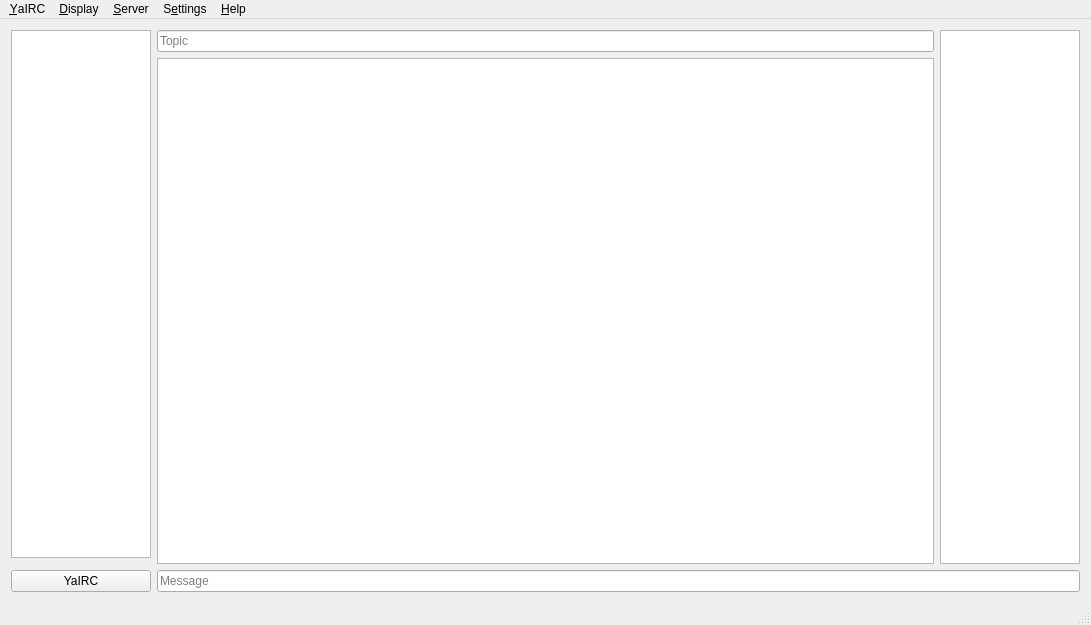
<?xml version="1.0" encoding="UTF-8"?>
<ui version="4.0">
 <class>MainWindow</class>
 <widget class="QMainWindow" name="MainWindow">
  <property name="geometry">
   <rect>
    <x>0</x>
    <y>0</y>
    <width>1091</width>
    <height>625</height>
   </rect>
  </property>
  <property name="sizePolicy">
   <sizepolicy hsizetype="Expanding" vsizetype="Expanding">
    <horstretch>0</horstretch>
    <verstretch>0</verstretch>
   </sizepolicy>
  </property>
  <property name="windowTitle">
   <string>YaIRC</string>
  </property>
  <property name="windowIcon">
   <iconset resource="resources.qrc">
    <normaloff>:/icons/icons/yairc.png</normaloff>:/icons/icons/yairc.png</iconset>
  </property>
  <widget class="QWidget" name="centralWidget">
   <property name="sizePolicy">
    <sizepolicy hsizetype="Expanding" vsizetype="Expanding">
     <horstretch>0</horstretch>
     <verstretch>0</verstretch>
    </sizepolicy>
   </property>
   <layout class="QGridLayout" name="gridLayout">
    <property name="sizeConstraint">
     <enum>QLayout::SetDefaultConstraint</enum>
    </property>
    <item row="0" column="1" rowspan="2">
     <layout class="QGridLayout" name="gridLayout_2">
      <item row="1" column="0">
       <widget class="QTextEdit" name="textEdit">
        <property name="focusPolicy">
         <enum>Qt::NoFocus</enum>
        </property>
        <property name="readOnly">
         <bool>true</bool>
        </property>
        <property name="textInteractionFlags">
         <set>Qt::LinksAccessibleByMouse|Qt::TextSelectableByMouse</set>
        </property>
        <property name="placeholderText">
         <string/>
        </property>
       </widget>
      </item>
      <item row="0" column="0">
       <widget class="QLineEdit" name="topic">
        <property name="focusPolicy">
         <enum>Qt::NoFocus</enum>
        </property>
        <property name="readOnly">
         <bool>true</bool>
        </property>
        <property name="placeholderText">
         <string>Topic</string>
        </property>
       </widget>
      </item>
      <item row="0" column="1" rowspan="2">
       <widget class="QListView" name="userList">
        <property name="minimumSize">
         <size>
          <width>140</width>
          <height>100</height>
         </size>
        </property>
        <property name="maximumSize">
         <size>
          <width>140</width>
          <height>16777215</height>
         </size>
        </property>
        <property name="focusPolicy">
         <enum>Qt::NoFocus</enum>
        </property>
        <property name="editTriggers">
         <set>QAbstractItemView::NoEditTriggers</set>
        </property>
       </widget>
      </item>
     </layout>
    </item>
    <item row="0" column="0">
     <widget class="QListView" name="chansList">
      <property name="sizePolicy">
       <sizepolicy hsizetype="Preferred" vsizetype="Expanding">
        <horstretch>1</horstretch>
        <verstretch>0</verstretch>
       </sizepolicy>
      </property>
      <property name="minimumSize">
       <size>
        <width>140</width>
        <height>100</height>
       </size>
      </property>
      <property name="maximumSize">
       <size>
        <width>140</width>
        <height>16777215</height>
       </size>
      </property>
      <property name="focusPolicy">
       <enum>Qt::NoFocus</enum>
      </property>
      <property name="editTriggers">
       <set>QAbstractItemView::NoEditTriggers</set>
      </property>
      <property name="resizeMode">
       <enum>QListView::Fixed</enum>
      </property>
      <property name="layoutMode">
       <enum>QListView::SinglePass</enum>
      </property>
     </widget>
    </item>
    <item row="3" column="0" colspan="2">
     <layout class="QHBoxLayout" name="horizontalLayout">
      <item>
       <widget class="QPushButton" name="nick">
        <property name="sizePolicy">
         <sizepolicy hsizetype="Minimum" vsizetype="Fixed">
          <horstretch>0</horstretch>
          <verstretch>0</verstretch>
         </sizepolicy>
        </property>
        <property name="minimumSize">
         <size>
          <width>140</width>
          <height>0</height>
         </size>
        </property>
        <property name="focusPolicy">
         <enum>Qt::NoFocus</enum>
        </property>
        <property name="text">
         <string>YaIRC</string>
        </property>
       </widget>
      </item>
      <item>
       <widget class="QLineEdit" name="lineEdit">
        <property name="maxLength">
         <number>400</number>
        </property>
        <property name="placeholderText">
         <string>Message</string>
        </property>
       </widget>
      </item>
     </layout>
    </item>
   </layout>
  </widget>
  <widget class="QStatusBar" name="statusBar"/>
  <widget class="QMenuBar" name="menuBar">
   <property name="geometry">
    <rect>
     <x>0</x>
     <y>0</y>
     <width>1091</width>
     <height>26</height>
    </rect>
   </property>
   <widget class="QMenu" name="menuYaIRC">
    <property name="toolTip">
     <string notr="true"/>
    </property>
    <property name="accessibleName">
     <string notr="true"/>
    </property>
    <property name="accessibleDescription">
     <string notr="true"/>
    </property>
    <property name="title">
     <string notr="true">&amp;YaIRC</string>
    </property>
    <addaction name="actionServeurs"/>
    <addaction name="separator"/>
    <addaction name="actionFermer_l_onglet"/>
    <addaction name="separator"/>
    <addaction name="actionQuitter_YaIRC"/>
   </widget>
   <widget class="QMenu" name="menuAffichage">
    <property name="title">
     <string>&amp;Display</string>
    </property>
    <addaction name="actionSujet_du_channel"/>
    <addaction name="actionListe_des_utilisateurs"/>
    <addaction name="separator"/>
    <addaction name="actionPlein_cran"/>
   </widget>
   <widget class="QMenu" name="menuServeur">
    <property name="title">
     <string>&amp;Server</string>
    </property>
    <addaction name="actionConnecter"/>
    <addaction name="actionD_connecter"/>
    <addaction name="actionRe_joindre_un_channel"/>
    <addaction name="separator"/>
    <addaction name="action_Liste_des_channels"/>
   </widget>
   <widget class="QMenu" name="menuParam_tres">
    <property name="title">
     <string>S&amp;ettings</string>
    </property>
    <addaction name="action_Pr_f_rences"/>
   </widget>
   <widget class="QMenu" name="menuAide">
    <property name="title">
     <string>&amp;Help</string>
    </property>
    <addaction name="action_A_propos"/>
   </widget>
   <addaction name="menuYaIRC"/>
   <addaction name="menuAffichage"/>
   <addaction name="menuServeur"/>
   <addaction name="menuParam_tres"/>
   <addaction name="menuAide"/>
  </widget>
  <action name="actionServeurs">
   <property name="icon">
    <iconset resource="resources.qrc">
     <normaloff>:/icons/icons/server.png</normaloff>:/icons/icons/server.png</iconset>
   </property>
   <property name="text">
    <string>&amp;Servers</string>
   </property>
  </action>
  <action name="actionFermer_l_onglet">
   <property name="enabled">
    <bool>false</bool>
   </property>
   <property name="icon">
    <iconset resource="resources.qrc">
     <normaloff>:/icons/icons/close.png</normaloff>:/icons/icons/close.png</iconset>
   </property>
   <property name="text">
    <string>Close current &amp;tab</string>
   </property>
   <property name="shortcut">
    <string>Ctrl+W</string>
   </property>
  </action>
  <action name="actionQuitter_YaIRC">
   <property name="icon">
    <iconset theme="exit" resource="resources.qrc">
     <normaloff>:/icons/icons/quit.png</normaloff>:/icons/icons/quit.png</iconset>
   </property>
   <property name="text">
    <string>&amp;Close YaIRC</string>
   </property>
  </action>
  <action name="actionMenus">
   <property name="checkable">
    <bool>true</bool>
   </property>
   <property name="checked">
    <bool>true</bool>
   </property>
   <property name="text">
    <string>Barre de &amp;menu</string>
   </property>
  </action>
  <action name="actionSujet_du_channel">
   <property name="checkable">
    <bool>true</bool>
   </property>
   <property name="checked">
    <bool>true</bool>
   </property>
   <property name="text">
    <string>&amp;Topic</string>
   </property>
  </action>
  <action name="actionListe_des_utilisateurs">
   <property name="checkable">
    <bool>true</bool>
   </property>
   <property name="checked">
    <bool>true</bool>
   </property>
   <property name="text">
    <string>&amp;Users list</string>
   </property>
  </action>
  <action name="actionPlein_cran">
   <property name="checkable">
    <bool>true</bool>
   </property>
   <property name="icon">
    <iconset resource="resources.qrc">
     <normaloff>:/icons/icons/fullscreen.png</normaloff>:/icons/icons/fullscreen.png</iconset>
   </property>
   <property name="text">
    <string>&amp;Fullscreen</string>
   </property>
   <property name="shortcut">
    <string>F11</string>
   </property>
  </action>
  <action name="actionD_connecter">
   <property name="enabled">
    <bool>false</bool>
   </property>
   <property name="icon">
    <iconset resource="resources.qrc">
     <normaloff>:/icons/icons/disconnect.png</normaloff>:/icons/icons/disconnect.png</iconset>
   </property>
   <property name="text">
    <string>&amp;Disconnect</string>
   </property>
  </action>
  <action name="actionConnecter">
   <property name="icon">
    <iconset resource="resources.qrc">
     <normaloff>:/icons/icons/reconnect.png</normaloff>:/icons/icons/reconnect.png</iconset>
   </property>
   <property name="text">
    <string>&amp;Connect</string>
   </property>
  </action>
  <action name="actionRe_joindre_un_channel">
   <property name="enabled">
    <bool>false</bool>
   </property>
   <property name="icon">
    <iconset resource="resources.qrc">
     <normaloff>:/icons/icons/join_chan.png</normaloff>:/icons/icons/join_chan.png</iconset>
   </property>
   <property name="text">
    <string>&amp;Join a channel</string>
   </property>
  </action>
  <action name="action_Liste_des_channels">
   <property name="enabled">
    <bool>false</bool>
   </property>
   <property name="icon">
    <iconset resource="resources.qrc">
     <normaloff>:/icons/icons/list_chans.png</normaloff>:/icons/icons/list_chans.png</iconset>
   </property>
   <property name="text">
    <string>Channels &amp;list</string>
   </property>
  </action>
  <action name="action_A_propos">
   <property name="icon">
    <iconset resource="resources.qrc">
     <normaloff>:/icons/icons/about.png</normaloff>:/icons/icons/about.png</iconset>
   </property>
   <property name="text">
    <string>&amp;About...</string>
   </property>
  </action>
  <action name="action_Pr_f_rences">
   <property name="icon">
    <iconset resource="resources.qrc">
     <normaloff>:/icons/icons/settings.png</normaloff>:/icons/icons/settings.png</iconset>
   </property>
   <property name="text">
    <string>&amp;Settings</string>
   </property>
  </action>
 </widget>
 <layoutdefault spacing="6" margin="11"/>
 <resources>
  <include location="resources.qrc"/>
 </resources>
 <connections>
  <connection>
   <sender>actionQuitter_YaIRC</sender>
   <signal>triggered()</signal>
   <receiver>MainWindow</receiver>
   <slot>close()</slot>
   <hints>
    <hint type="sourcelabel">
     <x>-1</x>
     <y>-1</y>
    </hint>
    <hint type="destinationlabel">
     <x>545</x>
     <y>314</y>
    </hint>
   </hints>
  </connection>
  <connection>
   <sender>actionListe_des_utilisateurs</sender>
   <signal>toggled(bool)</signal>
   <receiver>userList</receiver>
   <slot>setVisible(bool)</slot>
   <hints>
    <hint type="sourcelabel">
     <x>-1</x>
     <y>-1</y>
    </hint>
    <hint type="destinationlabel">
     <x>1010</x>
     <y>297</y>
    </hint>
   </hints>
  </connection>
  <connection>
   <sender>actionSujet_du_channel</sender>
   <signal>toggled(bool)</signal>
   <receiver>topic</receiver>
   <slot>setVisible(bool)</slot>
   <hints>
    <hint type="sourcelabel">
     <x>-1</x>
     <y>-1</y>
    </hint>
    <hint type="destinationlabel">
     <x>545</x>
     <y>40</y>
    </hint>
   </hints>
  </connection>
 </connections>
</ui>
